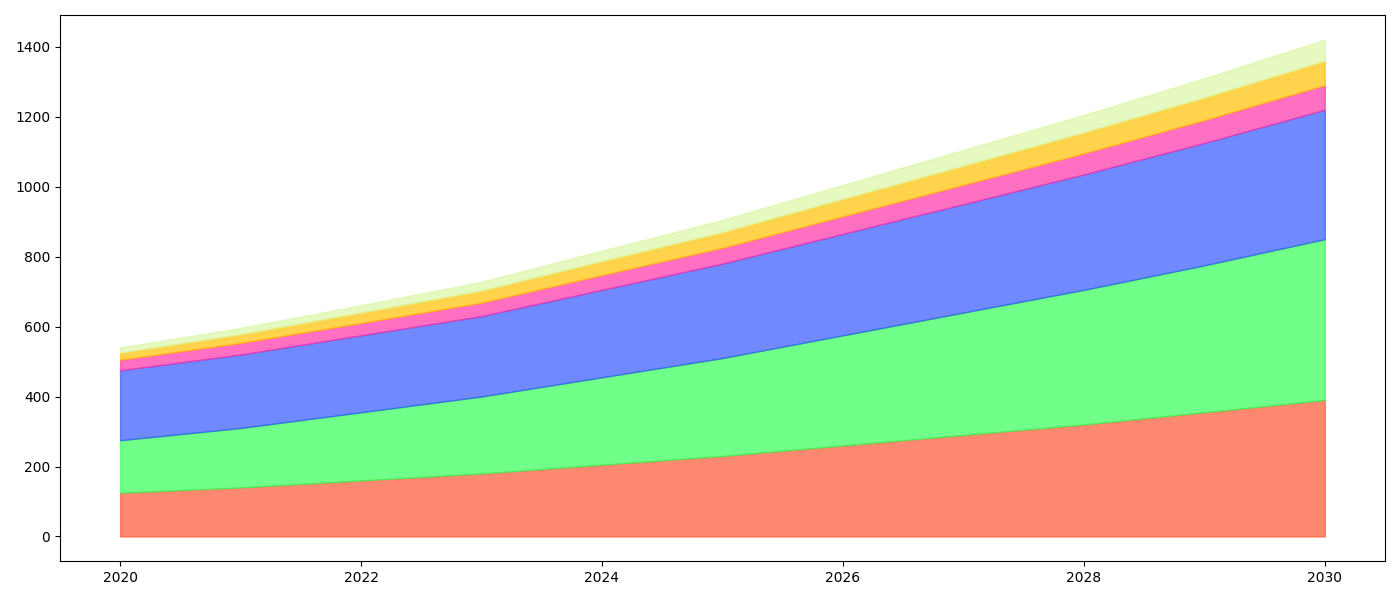

Python code for this plot:
import matplotlib.pyplot as plt
import numpy as np

years = np.arange(2020, 2031)
solar_power = np.array([125, 140, 160, 180, 205, 230, 260, 290, 320, 355, 390])
wind_power = np.array([150, 170, 195, 220, 250, 280, 315, 350, 385, 420, 460])
hydropower = np.array([200, 210, 220, 230, 250, 270, 290, 310, 330, 350, 370])
geothermal = np.array([30, 33, 35, 38, 42, 45, 50, 55, 60, 65, 70])
biomass = np.array([20, 25, 30, 35, 40, 45, 50, 55, 60, 65, 70])
ocean_energy = np.array([15, 18, 21, 25, 30, 35, 40, 45, 50, 55, 60])

cumulative_wind = solar_power + wind_power
cumulative_hydropower = cumulative_wind + hydropower
cumulative_geothermal = cumulative_hydropower + geothermal
cumulative_biomass = cumulative_geothermal + biomass
cumulative_ocean_energy = cumulative_biomass + ocean_energy

plt.figure(figsize=(14, 6))

plt.fill_between(years, 0, solar_power, color='#FF5733', alpha=0.7)  # Solar Power
plt.fill_between(years, solar_power, cumulative_wind, color='#33FF57', alpha=0.7)  # Wind Power
plt.fill_between(years, cumulative_wind, cumulative_hydropower, color='#3357FF', alpha=0.7)  # Hydropower
plt.fill_between(years, cumulative_hydropower, cumulative_geothermal, color='#FF33A8', alpha=0.7)  # Geothermal
plt.fill_between(years, cumulative_geothermal, cumulative_biomass, color='#FFC300', alpha=0.7)  # Biomass
plt.fill_between(years, cumulative_biomass, cumulative_ocean_energy, color='#DAF7A6', alpha=0.7)  # Ocean Energy

plt.tight_layout()
plt.show()
